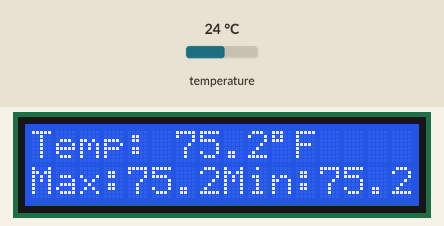
The program below on a simulated Raspberry Pi (header pin numbers). On the bench: 16×2 character LCD. The inputs (shaded band) are chosen by the test bench; at power-on: temperature 24 °C. Files the program writes start out absent.

Above: at 2.9 s.
3.0 s: temperature set to 41 °C
At 6.0 s:
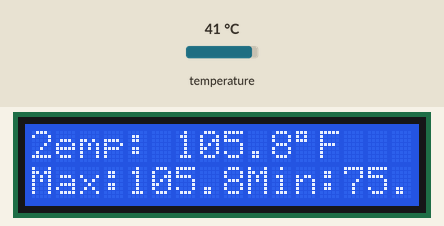
6.3 s: temperature set to 12 °C
At 8.4 s:
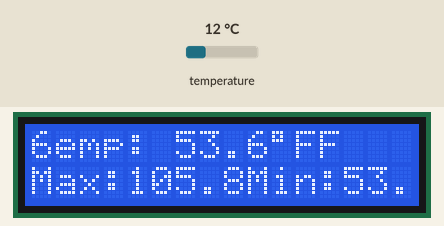
8.8 s: temperature set to 19 °C
At 10.8 s:
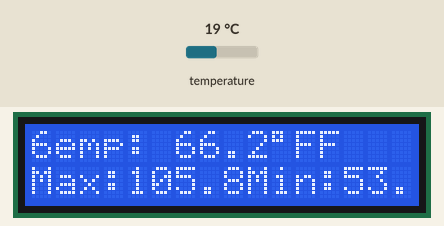
Timing chart, 0 to 12.3 s (numbered marks = the images above; inputs shaded):
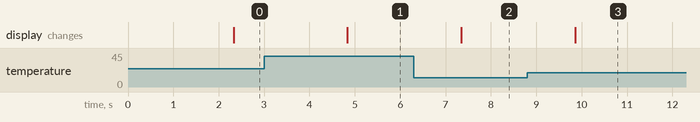

The program:

lcdtemp.py
```python
import os
import glob
import time
import RPi.GPIO as GPIO
from RPLCD.gpio import CharLCD
from subprocess import call

#Initialize LCD
lcd = CharLCD(cols=16, rows=2, pin_rs=37, pin_e=35, pins_data=[33,31,29,23], numbering_mode=GPIO.BOARD)

os.system('modprobe w1-gpio')
os.system('modprobe w1-therm')

#Location of raw sensor data
base_dir = '/sys/bus/w1/devices/'
device_folder = glob.glob(base_dir + '28*')[0]
device_file = device_folder + '/w1_slave'

# Returns raw output from w1_slave
def read_temp_raw():
    f = open(device_file, 'r')
    lines = f.readlines()
    f.close()
    return lines

#Returns tuple containing temperature in Celsius and Fahrenheit
def read_temp():
    lines = read_temp_raw()
    while lines[0].strip()[-3:] != 'YES':
        time.sleep(0.2)
        lines = read_temp_raw()
    equals_pos = lines[1].find('t=') #The temperature reading is shown after 't='
    if equals_pos != -1:
        temp_string = lines[1][equals_pos+2:]
        temp_c = float(temp_string) / 1000.0
        temp_f = temp_c * 9.0 / 5.0 + 32.0
        return temp_c, temp_f

temp = round(read_temp()[1], 1)
max = temp
min = temp
lcd.clear()
t = 0
tempsFile = open("temps.txt", 'w').close()
tempsFile = open("temps.txt", 'a')
while True:
    temp = round(read_temp()[1], 1)
    tempsFile.write(str((round(read_temp()[0], 1), temp)))
    lcd.cursor_pos = (0, 0)
    lcd.write_string("Temp: "+str(temp)+unichr(223)+"F") #Temp display in Fahrenheit

    if temp > max:
        max = temp
    if temp < min:
        min = temp

    lcd.cursor_pos = (1, 0)
    lcd.write_string("Max:"+str(max)+"Min:"+str(min)) #Displaying Max and Min temp

    if t == 30:
        call(['espeak "done" 2>/dev/null'], shell=True) #Voice notification
    time.sleep(1)
    t = t + 1
```

Measured:
- after the input at 3.0 s, the display: changes after 1.8 s (image 1)
- after the input at 6.3 s, the display: changes after 1.1 s (image 2)
- after the input at 8.8 s, the display: changes after 1.1 s (image 3)
